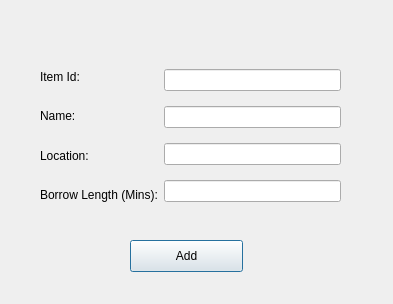
<?xml version="1.0" encoding="UTF-8"?>
<ui version="4.0">
 <class>AddItemWindow</class>
 <widget class="QDialog" name="AddItemWindow">
  <property name="geometry">
   <rect>
    <x>0</x>
    <y>0</y>
    <width>393</width>
    <height>304</height>
   </rect>
  </property>
  <property name="windowTitle">
   <string>Dialog</string>
  </property>
  <widget class="QWidget" name="layoutWidget">
   <property name="geometry">
    <rect>
     <x>40</x>
     <y>60</y>
     <width>301</width>
     <height>151</height>
    </rect>
   </property>
   <layout class="QHBoxLayout" name="horizontalLayout">
    <item>
     <layout class="QVBoxLayout" name="verticalLayout">
      <item>
       <widget class="QLabel" name="label">
        <property name="text">
         <string>Item Id:</string>
        </property>
       </widget>
      </item>
      <item>
       <widget class="QLabel" name="label_2">
        <property name="text">
         <string>Name:</string>
        </property>
       </widget>
      </item>
      <item>
       <widget class="QLabel" name="label_3">
        <property name="text">
         <string>Location:</string>
        </property>
       </widget>
      </item>
      <item>
       <widget class="QLabel" name="label_4">
        <property name="text">
         <string>Borrow Length (Mins):</string>
        </property>
       </widget>
      </item>
     </layout>
    </item>
    <item>
     <layout class="QVBoxLayout" name="verticalLayout_2">
      <item>
       <widget class="QLineEdit" name="lineEdit_ItemId"/>
      </item>
      <item>
       <widget class="QLineEdit" name="lineEdit_Name"/>
      </item>
      <item>
       <widget class="QLineEdit" name="lineEdit_Location"/>
      </item>
      <item>
       <widget class="QLineEdit" name="lineEdit_BorrowLength"/>
      </item>
     </layout>
    </item>
   </layout>
  </widget>
  <widget class="QPushButton" name="pushButton_Add">
   <property name="geometry">
    <rect>
     <x>130</x>
     <y>240</y>
     <width>113</width>
     <height>32</height>
    </rect>
   </property>
   <property name="text">
    <string>Add</string>
   </property>
  </widget>
  <widget class="QLabel" name="label_Error">
   <property name="geometry">
    <rect>
     <x>0</x>
     <y>20</y>
     <width>391</width>
     <height>20</height>
    </rect>
   </property>
   <property name="text">
    <string/>
   </property>
  </widget>
 </widget>
 <resources/>
 <connections/>
</ui>
